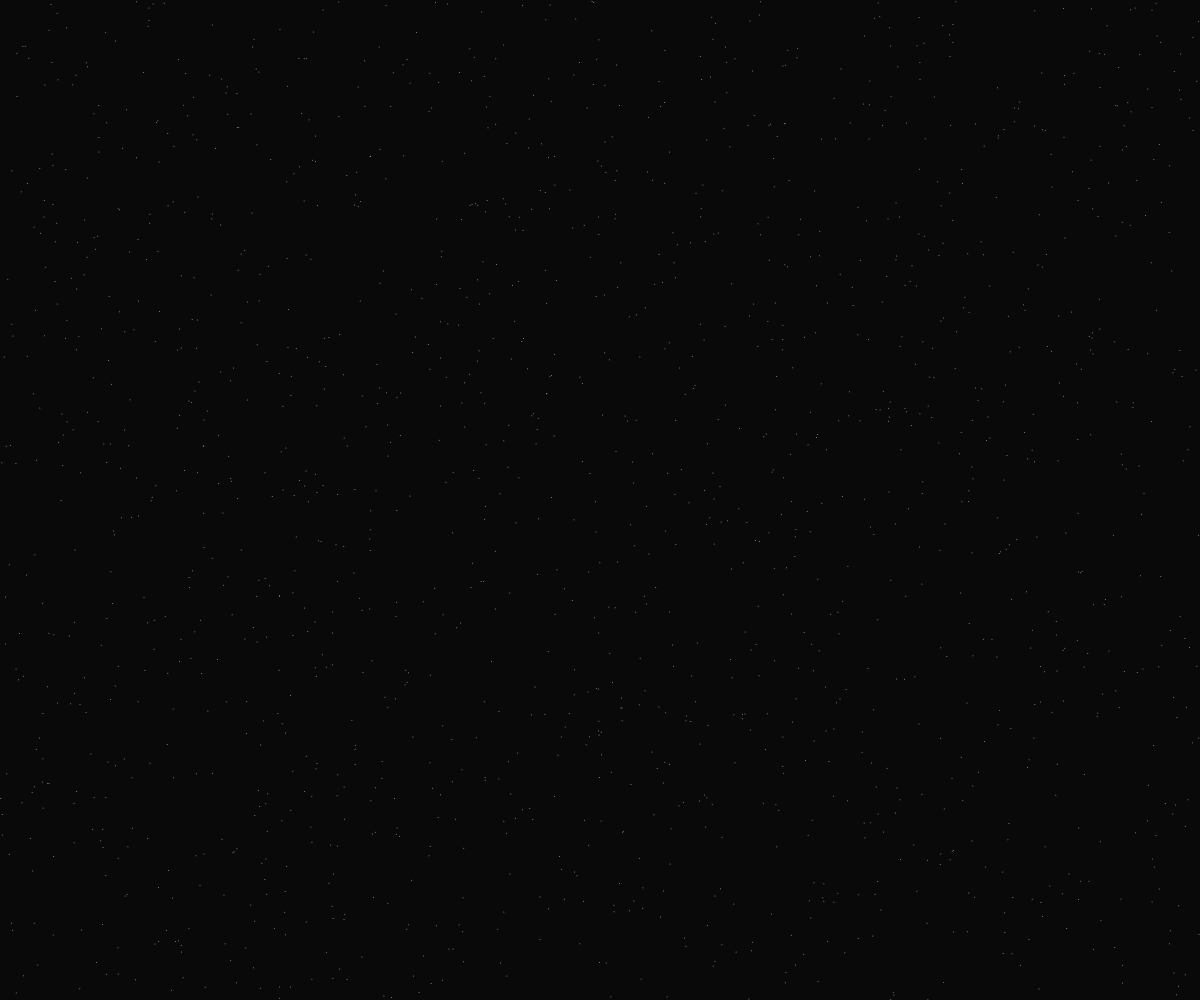
Frame 1 (no input)
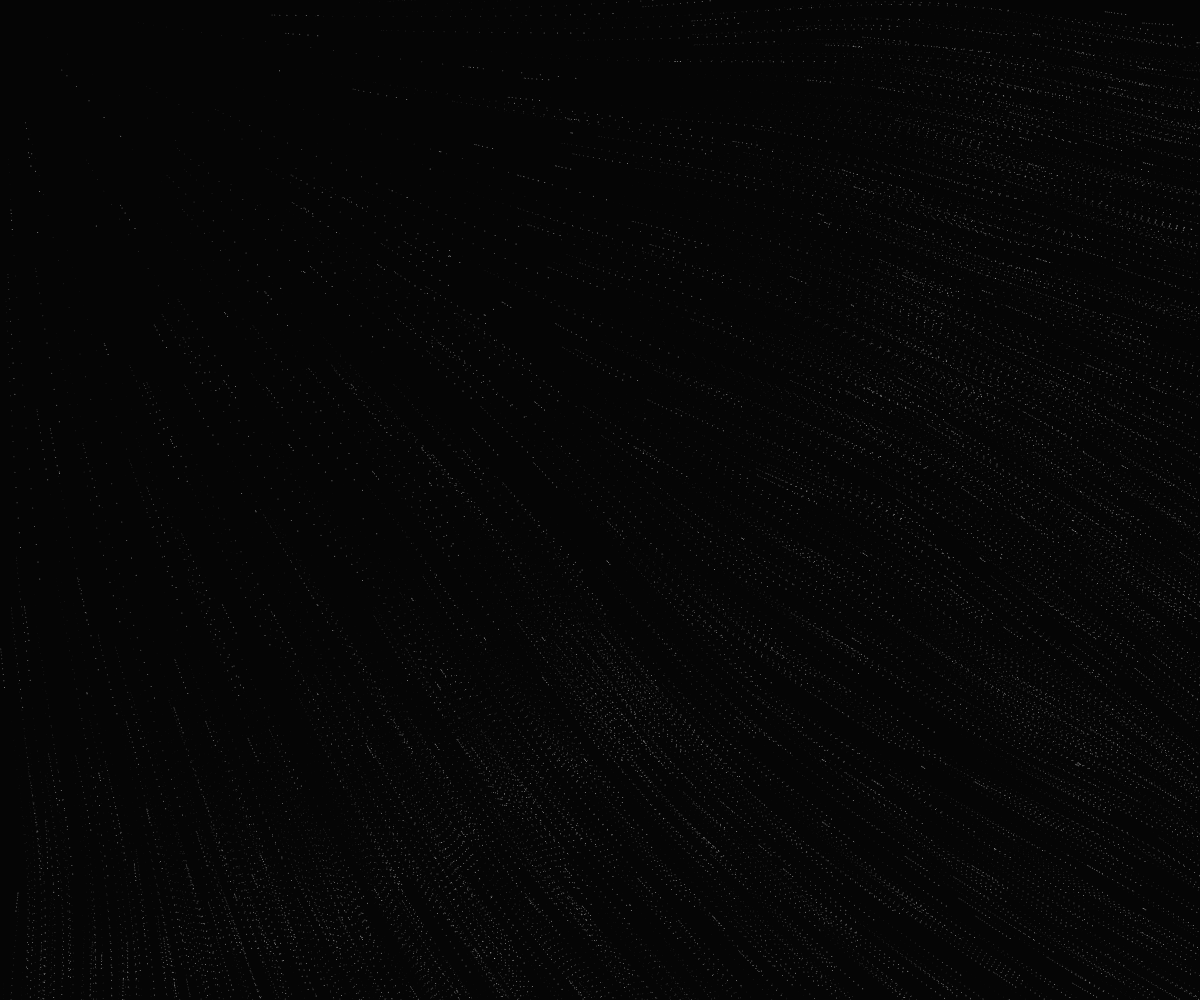
Frame 60 (no input)
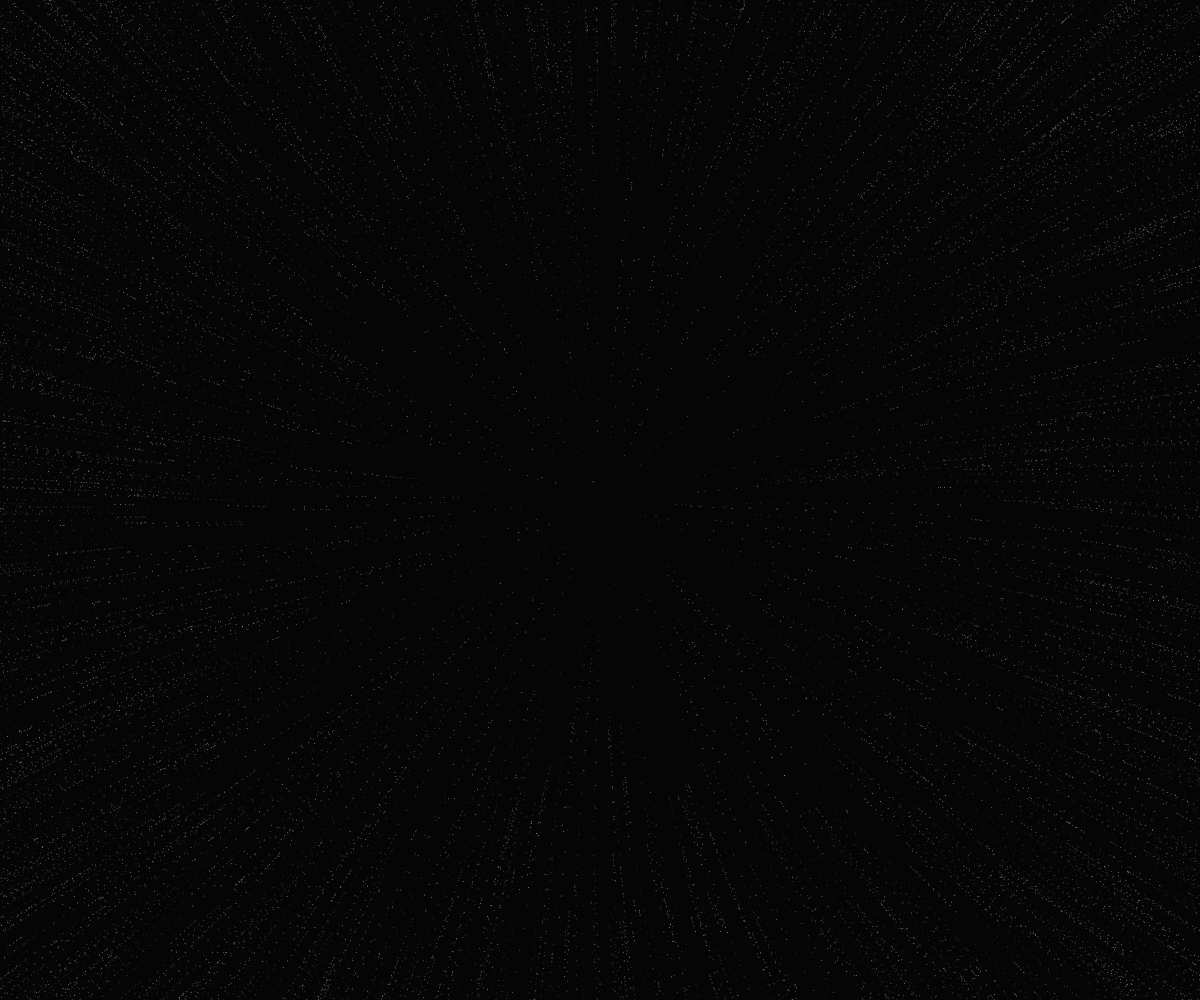
Frame 120 (the mouse pressed at the canvas centre since frame 60)

The p5.js sketch that drew these frames (run headless with seeded random() and noise() and a simulated clock; from frame 60 on, the mouse is pressed at the canvas centre):

// p5.js sketch
// ── sketch.js
// STUDY 02 — Simple Glow Particles
let pts = [];

function setup() {
  createCanvas(windowWidth, windowHeight);
  pixelDensity(1);
  background(10);
  for (let i = 0; i < 1600; i++) {
    pts.push({ x: random(width), y: random(height), vx: 0, vy: 0 });
  }
}

function draw() {
  noStroke();
  fill(10, 22);
  rect(0, 0, width, height);

  stroke(240, 160);
  strokeWeight(1);

  for (let p of pts) {
    // 부드러운 흐름
    let a = noise(p.x * 0.002, p.y * 0.002, frameCount * 0.002) * TWO_PI * 2;
    p.vx += cos(a) * 0.12;
    p.vy += sin(a) * 0.12;

    // 마우스 반발
    let dx = p.x - mouseX;
    let dy = p.y - mouseY;
    let d2 = dx * dx + dy * dy + 60;
    let f = 800 / d2;
    p.vx += dx * f;
    p.vy += dy * f;

    p.vx *= 0.9;
    p.vy *= 0.9;

    p.x += p.vx;
    p.y += p.vy;

    if (p.x < 0 || p.x > width || p.y < 0 || p.y > height) {
      p.x = random(width); p.y = random(height);
      p.vx = p.vy = 0;
    }

    point(p.x, p.y);
  }
}

function windowResized() {
  resizeCanvas(windowWidth, windowHeight);
  background(10);
}
